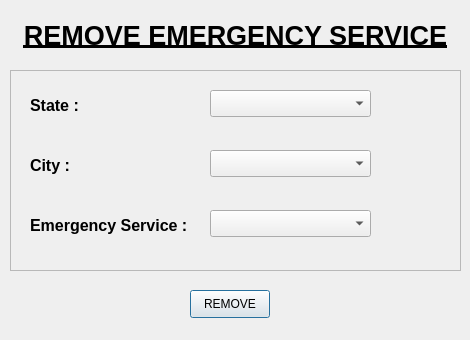
<?xml version="1.0" encoding="UTF-8"?>
<ui version="4.0">
 <class>removeEmergencyService</class>
 <widget class="QDialog" name="removeEmergencyService">
  <property name="geometry">
   <rect>
    <x>0</x>
    <y>0</y>
    <width>470</width>
    <height>340</height>
   </rect>
  </property>
  <property name="windowTitle">
   <string/>
  </property>
  <widget class="QLabel" name="title">
   <property name="geometry">
    <rect>
     <x>0</x>
     <y>10</y>
     <width>471</width>
     <height>51</height>
    </rect>
   </property>
   <property name="text">
    <string>&lt;html&gt;&lt;head/&gt;&lt;body&gt;&lt;p align=&quot;center&quot;&gt;&lt;span style=&quot; font-size:20pt; font-weight:600; text-decoration: underline;&quot;&gt;REMOVE EMERGENCY SERVICE&lt;/span&gt;&lt;/p&gt;&lt;/body&gt;&lt;/html&gt;</string>
   </property>
  </widget>
  <widget class="QFrame" name="frame">
   <property name="geometry">
    <rect>
     <x>10</x>
     <y>70</y>
     <width>451</width>
     <height>201</height>
    </rect>
   </property>
   <property name="frameShape">
    <enum>QFrame::StyledPanel</enum>
   </property>
   <property name="frameShadow">
    <enum>QFrame::Raised</enum>
   </property>
   <widget class="QComboBox" name="cityComboBox">
    <property name="geometry">
     <rect>
      <x>200</x>
      <y>80</y>
      <width>161</width>
      <height>27</height>
     </rect>
    </property>
   </widget>
   <widget class="QComboBox" name="bloodBankComboBox">
    <property name="geometry">
     <rect>
      <x>200</x>
      <y>140</y>
      <width>161</width>
      <height>27</height>
     </rect>
    </property>
   </widget>
   <widget class="QComboBox" name="stateComboBox">
    <property name="geometry">
     <rect>
      <x>200</x>
      <y>20</y>
      <width>161</width>
      <height>27</height>
     </rect>
    </property>
   </widget>
   <widget class="QLabel" name="cityLabel">
    <property name="geometry">
     <rect>
      <x>20</x>
      <y>80</y>
      <width>111</width>
      <height>31</height>
     </rect>
    </property>
    <property name="text">
     <string>&lt;html&gt;&lt;head/&gt;&lt;body&gt;&lt;p&gt;&lt;span style=&quot; font-size:12pt; font-weight:600;&quot;&gt;City : &lt;/span&gt;&lt;/p&gt;&lt;/body&gt;&lt;/html&gt;</string>
    </property>
   </widget>
   <widget class="QLabel" name="bloodBankLabel">
    <property name="geometry">
     <rect>
      <x>20</x>
      <y>140</y>
      <width>161</width>
      <height>31</height>
     </rect>
    </property>
    <property name="text">
     <string>&lt;html&gt;&lt;head/&gt;&lt;body&gt;&lt;p&gt;&lt;span style=&quot; font-size:12pt; font-weight:600;&quot;&gt;Emergency Service :&lt;/span&gt;&lt;/p&gt;&lt;/body&gt;&lt;/html&gt;</string>
    </property>
   </widget>
   <widget class="QLabel" name="stateLabel">
    <property name="geometry">
     <rect>
      <x>20</x>
      <y>20</y>
      <width>111</width>
      <height>31</height>
     </rect>
    </property>
    <property name="text">
     <string>&lt;html&gt;&lt;head/&gt;&lt;body&gt;&lt;p&gt;&lt;span style=&quot; font-size:12pt; font-weight:600;&quot;&gt;State : &lt;/span&gt;&lt;/p&gt;&lt;/body&gt;&lt;/html&gt;</string>
    </property>
   </widget>
  </widget>
  <widget class="QPushButton" name="removeButton">
   <property name="geometry">
    <rect>
     <x>190</x>
     <y>290</y>
     <width>80</width>
     <height>28</height>
    </rect>
   </property>
   <property name="text">
    <string>REMOVE</string>
   </property>
  </widget>
 </widget>
 <resources/>
 <connections/>
</ui>
